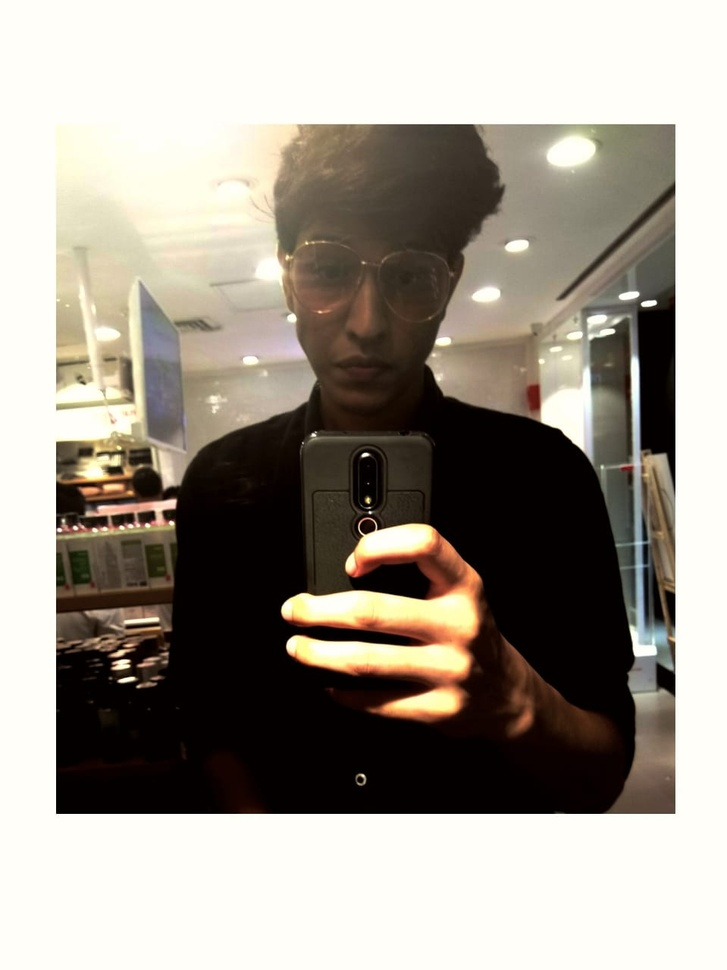
#> input picture img.jpeg, 727 x 970 px, shrunk from 959 x 1280 before the run
$ python color_view.py
#> lines starting #> are read from the running program, lines starting #| are printed output that depends on the picture
import cv2

image=cv2.imread("img.jpeg")
#> image is the input picture: shape (970, 727, 3); mean B, G, R 141.9, 151.8, 158.5

(b,g,r)=image[500,500]
#> b = 0; g = 0; r = 4


print("Red {}  Green {}  Blue {} before changing values".format(r,g,b))
#| Red 4  Green 0  Blue 0 before changing values

image[0:500,0:500]=(0,0,255)
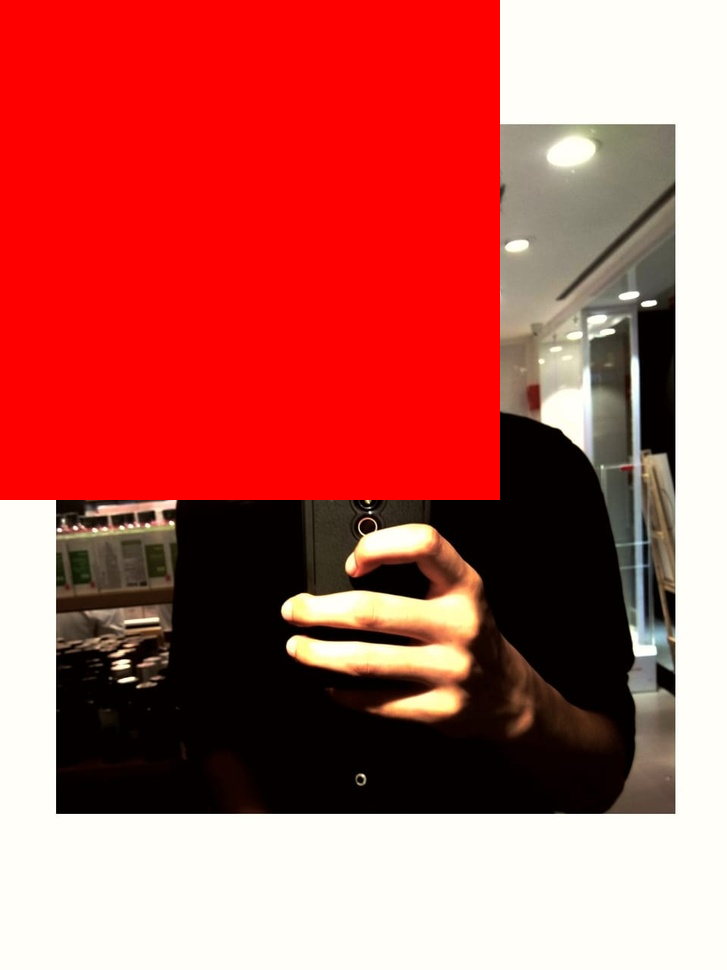
#> image: shape (970, 727, 3); mean B, G, R 86.4, 91.6, 185.9


(b,g,r)=image[500,500]

print("Red {}  Green {}  Blue {} after changing values".format(r,g,b))
#| Red 4  Green 0  Blue 0 after changing values


cv2.imshow("image",image)

cv2.waitKey(0)
